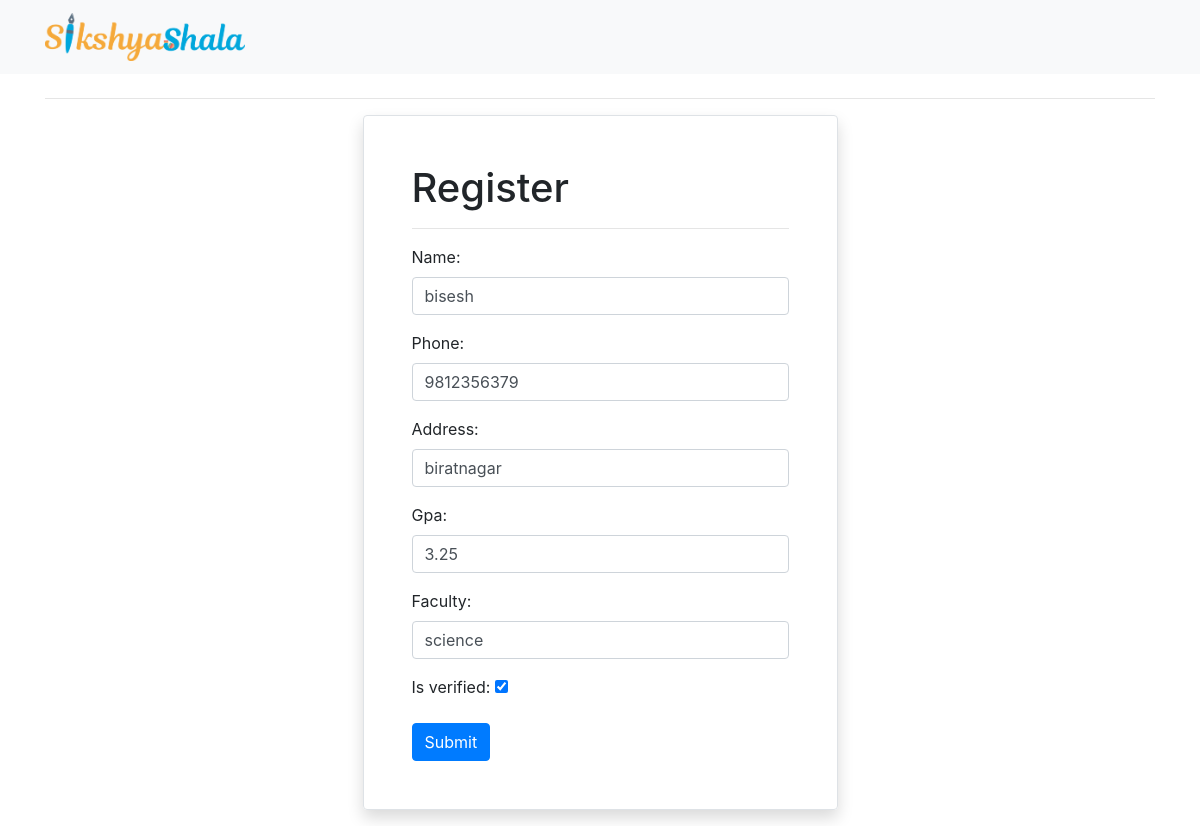
/detailview/15, run on the app's committed database.
### core/models.py (models this page shows, shortened)
class CollageForm(models.Model):
    collage = models.ForeignKey(Collage,on_delete=models.CASCADE)
    name = models.CharField(max_length=200)
    phone = models.CharField(max_length= 200)
    address = models.CharField(max_length=500)
    gpa = models.CharField(max_length=50)
    faculty = models.CharField(max_length=300)
    is_verified = models.BooleanField(default=False)

### core/views.py (the view)
# urls.py: path('detailview/<int:pk>',views.detailview,name = 'detailview'),
def detailview(request,pk):
    student = CollageForm.objects.get(id = pk)
    form = StudentForms(instance=student)
    if request.method == "POST":
        form = StudentForms(request.POST,instance = student)
        if form.is_valid():
            form.save()
            return redirect('core:viewStudents')
    context = {'form':form}
    return render(request,'core/studentDetail.html',context)

### core/forms.py
class StudentForms(ModelForm):
    class Meta:
        model = CollageForm
        exclude = ('collage',)
        widgets = {
            'name': forms.TextInput(attrs={'class': 'form-control'}),
            'phone': forms.NumberInput(attrs={'class': 'form-control'}),
            'address': forms.TextInput(attrs={'class': 'form-control'}),
            'gpa': forms.NumberInput(attrs={'class': 'form-control'}),
            'faculty': forms.TextInput(attrs={'class': 'form-control'}),
        }

### core/templates/core/studentDetail.html (shortened to what this page needs)
{%extends 'base.html'%}
{%block content%}
<div class="container">
    <hr>
    <div class="row justify-content-center my-3 ">
        <div class="col-sm-5 border p-5 shadow  rounded">
        <h1>Register</h1>
        <hr>
            <form method = "post" novalidate>
                {{form.as_p}}
                <input type="submit" class="btn btn-primary">
              </form>
        </div>
    </div>
</div>
{%endblock content%}

### data on the page
CollageForm: name "bisesh", phone "9812356379", address "biratnagar", gpa "3.25", faculty "science", is_verified "☑"
